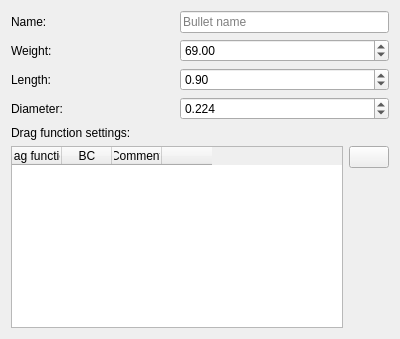
<?xml version="1.0" encoding="UTF-8"?>
<ui version="4.0">
 <class>catalogBullet</class>
 <widget class="QWidget" name="catalogBullet">
  <property name="geometry">
   <rect>
    <x>0</x>
    <y>0</y>
    <width>400</width>
    <height>339</height>
   </rect>
  </property>
  <property name="minimumSize">
   <size>
    <width>400</width>
    <height>339</height>
   </size>
  </property>
  <property name="windowTitle">
   <string>Form</string>
  </property>
  <layout class="QGridLayout" name="gridLayout" columnstretch="1,1,0">
   <item row="6" column="0" colspan="2">
    <widget class="QTableWidget" name="tableWidget">
     <property name="editTriggers">
      <set>QAbstractItemView::NoEditTriggers</set>
     </property>
     <attribute name="horizontalHeaderDefaultSectionSize">
      <number>50</number>
     </attribute>
     <attribute name="horizontalHeaderMinimumSectionSize">
      <number>20</number>
     </attribute>
     <column>
      <property name="text">
       <string>Drag function</string>
      </property>
     </column>
     <column>
      <property name="text">
       <string>BC</string>
      </property>
     </column>
     <column>
      <property name="text">
       <string>Comment</string>
      </property>
     </column>
     <column>
      <property name="text">
       <string/>
      </property>
     </column>
    </widget>
   </item>
   <item row="6" column="2" alignment="Qt::AlignTop">
    <widget class="QPushButton" name="Add">
     <property name="sizePolicy">
      <sizepolicy hsizetype="Preferred" vsizetype="Preferred">
       <horstretch>0</horstretch>
       <verstretch>0</verstretch>
      </sizepolicy>
     </property>
     <property name="toolTip">
      <string>Add</string>
     </property>
     <property name="text">
      <string/>
     </property>
     <property name="icon">
      <iconset resource="../.rsrc/res.qrc">
       <normaloff>:/material/material/add_FILL0_wght400_GRAD0_opsz48.svg</normaloff>:/material/material/add_FILL0_wght400_GRAD0_opsz48.svg</iconset>
     </property>
     <property name="iconSize">
      <size>
       <width>16</width>
       <height>16</height>
      </size>
     </property>
    </widget>
   </item>
   <item row="0" column="0">
    <widget class="QLabel" name="label_79">
     <property name="sizePolicy">
      <sizepolicy hsizetype="Preferred" vsizetype="Preferred">
       <horstretch>0</horstretch>
       <verstretch>0</verstretch>
      </sizepolicy>
     </property>
     <property name="text">
      <string>Name:</string>
     </property>
    </widget>
   </item>
   <item row="4" column="0">
    <widget class="QLabel" name="label_76">
     <property name="sizePolicy">
      <sizepolicy hsizetype="Preferred" vsizetype="Preferred">
       <horstretch>0</horstretch>
       <verstretch>0</verstretch>
      </sizepolicy>
     </property>
     <property name="text">
      <string>Diameter:</string>
     </property>
    </widget>
   </item>
   <item row="2" column="0">
    <widget class="QLabel" name="label_75">
     <property name="sizePolicy">
      <sizepolicy hsizetype="Preferred" vsizetype="Preferred">
       <horstretch>0</horstretch>
       <verstretch>0</verstretch>
      </sizepolicy>
     </property>
     <property name="text">
      <string>Length:</string>
     </property>
    </widget>
   </item>
   <item row="1" column="0">
    <widget class="QLabel" name="label_74">
     <property name="sizePolicy">
      <sizepolicy hsizetype="Preferred" vsizetype="Preferred">
       <horstretch>0</horstretch>
       <verstretch>0</verstretch>
      </sizepolicy>
     </property>
     <property name="text">
      <string>Weight:</string>
     </property>
    </widget>
   </item>
   <item row="5" column="0">
    <widget class="QLabel" name="label_81">
     <property name="sizePolicy">
      <sizepolicy hsizetype="Preferred" vsizetype="Preferred">
       <horstretch>0</horstretch>
       <verstretch>0</verstretch>
      </sizepolicy>
     </property>
     <property name="text">
      <string>Drag function settings:</string>
     </property>
    </widget>
   </item>
   <item row="4" column="1" colspan="2">
    <widget class="QDoubleSpinBox" name="diameter">
     <property name="sizePolicy">
      <sizepolicy hsizetype="Preferred" vsizetype="Preferred">
       <horstretch>0</horstretch>
       <verstretch>0</verstretch>
      </sizepolicy>
     </property>
     <property name="decimals">
      <number>3</number>
     </property>
     <property name="singleStep">
      <double>0.001000000000000</double>
     </property>
     <property name="value">
      <double>0.224000000000000</double>
     </property>
    </widget>
   </item>
   <item row="1" column="1" colspan="2">
    <widget class="QDoubleSpinBox" name="weight">
     <property name="sizePolicy">
      <sizepolicy hsizetype="Preferred" vsizetype="Preferred">
       <horstretch>0</horstretch>
       <verstretch>0</verstretch>
      </sizepolicy>
     </property>
     <property name="decimals">
      <number>2</number>
     </property>
     <property name="maximum">
      <double>1000.000000000000000</double>
     </property>
     <property name="singleStep">
      <double>0.010000000000000</double>
     </property>
     <property name="value">
      <double>69.000000000000000</double>
     </property>
    </widget>
   </item>
   <item row="2" column="1" colspan="2">
    <widget class="QDoubleSpinBox" name="length">
     <property name="sizePolicy">
      <sizepolicy hsizetype="Preferred" vsizetype="Preferred">
       <horstretch>0</horstretch>
       <verstretch>0</verstretch>
      </sizepolicy>
     </property>
     <property name="decimals">
      <number>2</number>
     </property>
     <property name="singleStep">
      <double>0.010000000000000</double>
     </property>
     <property name="value">
      <double>0.900000000000000</double>
     </property>
    </widget>
   </item>
   <item row="0" column="1" colspan="2">
    <widget class="QLineEdit" name="bulletName">
     <property name="sizePolicy">
      <sizepolicy hsizetype="Preferred" vsizetype="Preferred">
       <horstretch>0</horstretch>
       <verstretch>0</verstretch>
      </sizepolicy>
     </property>
     <property name="styleSheet">
      <string notr="true"/>
     </property>
     <property name="text">
      <string notr="true"/>
     </property>
     <property name="maxLength">
      <number>20</number>
     </property>
     <property name="frame">
      <bool>true</bool>
     </property>
     <property name="placeholderText">
      <string>Bullet name</string>
     </property>
    </widget>
   </item>
  </layout>
 </widget>
 <resources>
  <include location="../.rsrc/res.qrc"/>
 </resources>
 <connections/>
</ui>
